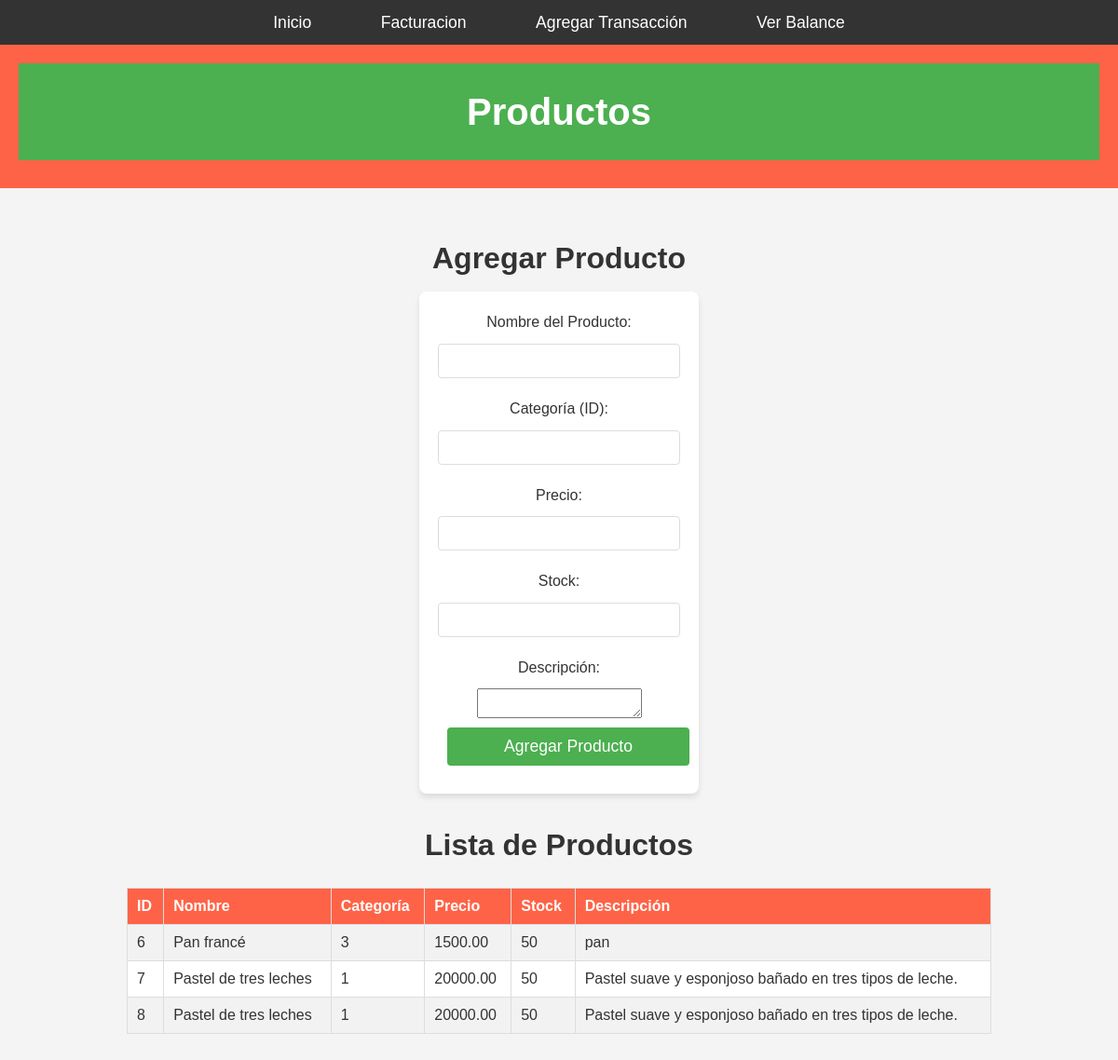
Screenshot of /PROYECTO_LUCY/PAGINA/php/productos.php with the database file from the repository.
### tables this page shows
CREATE TABLE `productos` (
  `id_producto` int(11) NOT NULL,
  `nombre_producto` varchar(100) NOT NULL,
  `id_categoria` int(11) NOT NULL,
  `precio` decimal(10,2) NOT NULL,
  `stock` int(11) NOT NULL,
  `descripcion` text DEFAULT NULL
);

### PROYECTO_LUCY/PAGINA/php/productos.php (the view, shortened to what this page needs)
<?php
include('navbar.php');
include('db_conection.php');
$sql = "SELECT * FROM Productos";
$result = $conn->query($sql);
?>
<!DOCTYPE html>
<html lang="es">
<head>
    <link rel="stylesheet" href="../CSS/styles.css">
</head>
<body>
    <header>
        <h1>Productos</h1>
    </header>
    <main>
        <section>
            <h2>Agregar Producto</h2>
            <form method="POST" action="productos.php">
                <label for="nombre_producto">Nombre del Producto:</label>
                <input type="text" name="nombre_producto" id="nombre_producto" required>
                <label for="categoria">Categoría (ID):</label>
                <input type="number" name="categoria" id="categoria" required>
                <label for="precio">Precio:</label>
                <input type="number" name="precio" id="precio" required>
                <label for="stock">Stock:</label>
                <input type="number" name="stock" id="stock" required>
                <label for="descripcion">Descripción:</label>
                <textarea name="descripcion" id="descripcion" required></textarea>
                <button type="submit">Agregar Producto</button>
            </form>
        </section>
        <section>
            <h2>Lista de Productos</h2>
            <?php if ($result->rowCount() > 0): ?>
                <table>
                    <tr>
                        <th>ID</th>
                        <th>Nombre</th>
                        <th>Categoría</th>
                        <th>Precio</th>
                        <th>Stock</th>
                        <th>Descripción</th>
                    </tr>
                    <?php while ($row = $result->fetch(PDO::FETCH_ASSOC)): ?>
                        <tr>
                            <td><?php echo $row['id_producto']; ?></td>
                            <td><?php echo $row['nombre_producto']; ?></td>
                            <td><?php echo $row['id_categoria']; ?></td>
                            <td><?php echo $row['precio']; ?></td>
                            <td><?php echo $row['stock']; ?></td>
                            <td><?php echo $row['descripcion']; ?></td>
                        </tr>
                    <?php endwhile; ?>
                </table>
            <?php else: ?>
                <p>No hay productos registrados.</p>
            <?php endif; ?>
        </section>
    </main>
</body>
</html>

### PROYECTO_LUCY/PAGINA/php/navbar.php
<nav>
    <ul>
        <li><a href="http://localhost/Panaderia/Panaderia/index.php">Inicio</a></li>
        <li><a href="http://localhost/Panaderia/Panaderia/formulario_factura.php">Facturacion</a></li>
        <li><a href="agregar_transaccion.php">Agregar Transacción</a></li>
        <li><a href="mostrar_balance.php">Ver Balance</a></li>
    </ul>
</nav>

### PROYECTO_LUCY/PAGINA/CSS/styles.css (style rules this page uses)
* { margin: 0; padding: 0; box-sizing: border-box; font-family: 'Arial', sans-serif; }
body { background-color: #f4f4f4; color: #333; font-size: 16px; line-height: 1.6; min-height: 100vh; }
header { background-color: #FF6347; color: white; padding: 20px; text-align: center; }
header h1 { font-size: 2.5em; margin-bottom: 10px; }
nav { background-color: #333; padding: 10px 0; }
nav ul { list-style: none; text-align: center; }
nav ul li { display: inline-block; margin: 0 15px; }
nav ul li a { color: white; text-decoration: none; padding: 10px 20px; font-size: 1.1em; border-radius: 5px; transition: background-color 0.3s; }
main { padding: 20px; text-align: center; min-height: 100%; }
button { background-color: #FF6347; color: white; padding: 15px 30px; font-size: 1.1em; border: none; border-radius: 5px; cursor: pointer; transition: background-color 0.3s; margin: 10px; }
section { margin-top: 30px; }
section h2 { font-size: 2em; margin-bottom: 10px; }
table { width: 80%; margin: 20px auto; border-collapse: collapse; background-color: #fff; }
table th, table td { border: 1px solid #ddd; padding: 10px; text-align: left; }
table th { background-color: #FF6347; color: white; }
table tr:nth-child(even) { background-color: #f2f2f2; }
body { font-family: Arial, sans-serif; margin: 0; padding: 0; background-color: #f4f4f4; }
header h1 { text-align: center; padding: 20px; background-color: #4CAF50; color: white; }
main { padding: 20px; }
form { background-color: #ffffff; padding: 20px; border-radius: 8px; box-shadow: 0 4px 6px rgba(0, 0, 0, 0.1); width: 300px; margin: 0 auto; }
form label { display: block; margin-bottom: 10px; }
form input, form select { width: 100%; padding: 10px; margin-bottom: 20px; border: 1px solid #ddd; border-radius: 4px; }
button { width: 100%; padding: 10px; background-color: #4CAF50; color: white; border: none; border-radius: 4px; cursor: pointer; }

### rows the page displays
productos: id_producto "6", nombre_producto "Pan francé", id_categoria "3", precio "1500.00", stock "50", descripcion "pan"
productos: id_producto "7", nombre_producto "Pastel de tres leches", id_categoria "1", precio "20000.00", stock "50", descripcion "Pastel suave y esponjoso bañado en tres tipos de leche."
productos: id_producto "8", nombre_producto "Pastel de tres leches", id_categoria "1", precio "20000.00", stock "50", descripcion "Pastel suave y esponjoso bañado en tres tipos de leche."
